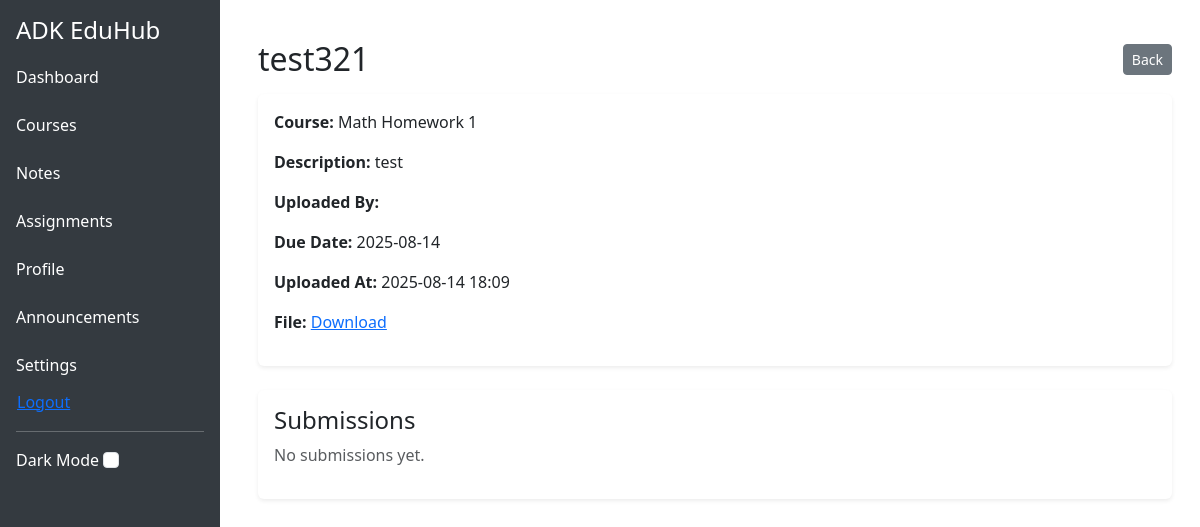
Before: /assignments/6/ (signed in) with the older database file.
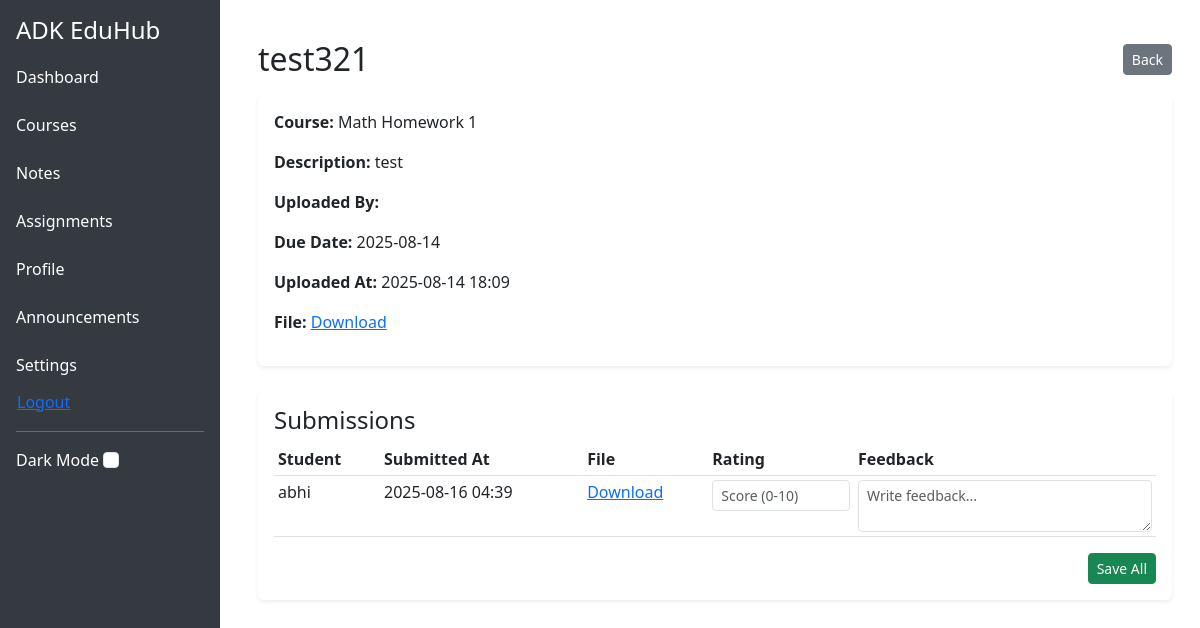
After: the same page with the newer database file.
### assignments/models.py (models this page shows, shortened)
class Assignment(models.Model):
    title = models.CharField(max_length=255)
    description = models.TextField(blank=True)
    due_date = models.DateField(default=timezone.now)
    file = models.FileField(upload_to="assignments/", blank=True, null=True)
    course = models.ForeignKey(
        Course, on_delete=models.CASCADE, related_name="assignments"
    )
    uploaded_by = models.ForeignKey(
        settings.AUTH_USER_MODEL,
        on_delete=models.CASCADE,
        related_name="uploaded_assignments",
    )
    uploaded_at = models.DateTimeField(auto_now_add=True)
    last_edited_by = models.ForeignKey(
        settings.AUTH_USER_MODEL,
        on_delete=models.SET_NULL,
        blank=True,
        null=True,
        related_name="edited_assignments",
    )
    last_edited_at = models.DateTimeField(blank=True, null=True)
    class Meta:
        ordering = ["-uploaded_at"]

class Submission(models.Model):
    assignment = models.ForeignKey(
        Assignment, on_delete=models.CASCADE, related_name="submissions"
    )
    student = models.ForeignKey(
        settings.AUTH_USER_MODEL,
        on_delete=models.CASCADE,
        related_name="submissions"
    )
    submitted_file = models.FileField(upload_to="submissions/")
    submitted_at = models.DateTimeField(auto_now_add=True)
    last_edited_at = models.DateTimeField(blank=True, null=True)
    rating = models.IntegerField(blank=True, null=True)  # e.g., 0-100 or 1-5
    feedback = models.TextField(blank=True, null=True)
    rated_by = models.ForeignKey(
        settings.AUTH_USER_MODEL,
        on_delete=models.SET_NULL,
        blank=True,
        null=True,
        related_name="graded_submissions"
    )
    class Meta:
        unique_together = ("assignment", "student")
        ordering = ["-submitted_at"]

### courses/models.py (models this page shows, shortened)
class Course(models.Model):
    title = models.CharField(max_length=100)
    description = models.TextField()
    created_at = models.DateTimeField(auto_now_add=True)

### core/models.py (models this page shows, shortened)
class CustomUser(AbstractUser):
    ROLE_CHOICES = (
        ('admin', 'Admin'),
        ('teacher', 'Teacher'),
        ('student', 'Student'),
    )
    role = models.CharField(max_length=10, choices=ROLE_CHOICES)

### assignments/views.py (the view)
# urls.py: path("<int:pk>/", views.AssignmentDetailView.as_view(), name="assignment_detail"),
class AssignmentDetailView(DetailView):
    model = Assignment
    template_name = "assignments/assignment_detail.html"
    context_object_name = "assignment"
    def get_context_data(self, **kwargs):
        context = super().get_context_data(**kwargs)
        assignment = self.get_object()
        user = self.request.user
        submission = None
        if user.is_authenticated and user.role == "student":
            submission = assignment.submissions.filter(student=user).first()
        context["submission"] = submission
        return context

### assignments/templates/assignments/assignment_detail.html (shortened to what this page needs)
{% extends "core/base.html" %}
{% block content %}
<div class="container mt-4">
    <div class="d-flex justify-content-between align-items-center mb-3">
        <h2 class="mb-0">{{ assignment.title }}</h2>
        <a href="{% url 'assignments:assignment_list' %}" class="btn btn-secondary btn-sm">
             Back
        </a>
    </div>
    <div class="card mb-4 shadow-sm border-0">
        <div class="card-body">
            <p><strong>Course:</strong> {{ assignment.course.title }}</p>
            <p><strong>Description:</strong> {{ assignment.description|default:"No description provided" }}</p>
            <p><strong>Uploaded By:</strong> {{ assignment.uploaded_by.get_full_name }}</p>
            <p><strong>Due Date:</strong> {{ assignment.due_date|date:"Y-m-d" }}</p>
            <p><strong>Uploaded At:</strong> {{ assignment.uploaded_at|date:"Y-m-d H:i" }}</p>
            {% if assignment.file %}
                <p><strong>File:</strong> <a href="{{ assignment.file.url }}" download>Download</a></p>
            {% endif %}
        </div>
    </div>
    <div class="card mb-4 shadow-sm border-0">
        <div class="card-body">
            <h4>Submissions</h4>
            {% if user.role == 'student' %}
                {% if submission %}
                    <p><strong>Status:</strong> Submitted</p>
                    {% if submission.submitted_file %}
                        <p><strong>File:</strong> <a href="{{ submission.submitted_file.url }}" download>Download</a></p>
                    {% endif %}
                    {% if submission.rating %}
                        <p><strong>Rating:</strong> {{ submission.rating }}</p>
                    {% endif %}
                    {% if submission.feedback %}
                        <p><strong>Feedback:</strong> {{ submission.feedback }}</p>
                    {% endif %}
                    <div class="d-flex gap-2">
                        <a href="{% url 'assignments:submission_edit' submission.pk %}" class="btn btn-warning btn-sm">
                            <i class="bi bi-pencil-square"></i> Edit Submission
                        </a>
                        <a href="{% url 'assignments:submission_delete' submission.pk %}" class="btn btn-danger btn-sm"
                           onclick="return confirm('Are you sure you want to delete your submission?');">
                            <i class="bi bi-trash"></i> Delete Submission
                        </a>
                    </div>
                {% else %}
                    <p>You have not submitted this assignment yet.</p>
                    <a href="{% url 'assignments:submission_create' assignment.pk %}" class="btn btn-primary btn-sm">
                        <i class="bi bi-upload"></i> Submit Assignment
                    </a>
                {% endif %}
            {% elif user.role == 'admin' or user.role == 'teacher' %}
                {% if assignment.submissions.exists %}
                    <form method="post" action="{% url 'assignments:grade_submissions' assignment.pk %}">
                        <table class="table table-sm table-hover">
                            <thead>
                                <tr>
                                    <th>Student</th>
                                    <th>Submitted At</th>
                                    <th>File</th>
                                    <th>Rating</th>
                                    <th>Feedback</th>
                                </tr>
                            </thead>
                            <tbody>
                                {% for sub in assignment.submissions.all %}
                                <tr>
                                    <td>{{ sub.student.get_full_name|default:sub.student.username }}</td>
                                    <td>{{ sub.submitted_at|date:"Y-m-d H:i" }}</td>
                                    <td>
                                        {% if sub.submitted_file %}
                                            <a href="{{ sub.submitted_file.url }}" download>Download</a>
                                        {% else %}
                                            <span class="text-muted">No File</span>
                                        {% endif %}
                                    </td>
                                    <td>
                                        <input type="number" name="rating_{{ sub.pk }}"
                                               value="{{ sub.rating|default:'' }}"
                                               class="form-control form-control-sm"
                                               min="0" max="10"
                                               placeholder="Score (0-10)">
                                    </td>
                                    <td>
                                        <textarea name="feedback_{{ sub.pk }}"
                                                  rows="2"
                                                  class="form-control form-control-sm"
                                                  placeholder="Write feedback...">{{ sub.feedback|default:'' }}</textarea>
                                    </td>
                                </tr>
                                {% endfor %}
                            </tbody>
                        </table>
                        <div class="text-end">
                            <button type="submit" class="btn btn-success btn-sm">
                                 Save All
                            </button>
                        </div>
                    </form>
                {% else %}
                    <p class="text-muted">No submissions yet.</p>
                {% endif %}
            {% endif %}
        </div>
    </div>
</div>
{% endblock %}

### templates/core/base.html (shortened to what this page needs)
<!DOCTYPE html>
{% load static %}
<html lang="en" data-theme="light">
<head>
    <link href="https://cdn.jsdelivr.net/npm/bootstrap@5.3.0/dist/css/bootstrap.min.css" rel="stylesheet">
    <link href="{% static 'css/styles.css' %}" rel="stylesheet" />
</head>
<body>
    <div class="sidebar">
        <h4>ADK EduHub</h4>
        <nav>
            <a href="{% url 'dashboard' %}">Dashboard</a>
            <a href="{% url 'course_list' %}">Courses</a>
            <a href="{% url 'notes:note_list' %}">Notes</a>
            <a href="{% url 'assignments:assignment_list' %}">Assignments</a>
            <a href="{% url 'profile' %}">Profile</a>
            <a href="{% url 'announcements:announcement_list' %}">Announcements</a>
            <a href="{% url 'settings' %}">Settings</a>
            <form action="{% url 'logout' %}" method="post" style="display: inline;">
             <button type="submit" class="btn btn-link p-0 m-0 align-baseline">Logout</button>
            </form>
        </nav>
        <hr />
        <div>
            <label for="darkModeToggle" class="form-check-label">Dark Mode</label>
            <input type="checkbox" id="darkModeToggle" class="form-check-input" />
        </div>
    </div>
    <main>
        {% block content %}{% endblock %}
    </main>
</body>
</html>

### templates/core/base.html (style rules this page uses)
.sidebar { height: 100vh; background-color: #343a40; color: white; padding: 1rem; position: fixed; width: 220px; top: 0; left: 0; overflow-y: auto; }
.sidebar a { color: white; display: block; padding: 0.75rem 0; text-decoration: none; border-radius: 4px; }
main { margin-left: 230px; padding: 1rem; }

Changed rows visible on the page:
added Submission: student.get_full_name "abhi", submitted_at "2025-08-16 04:39", pk "Score (0-10)", pk "Write feedback..."
Other visible differences:
text no longer shown: "No submissions yet."
text now shown: "Student Submitted At File Rating Feedback Save All"
